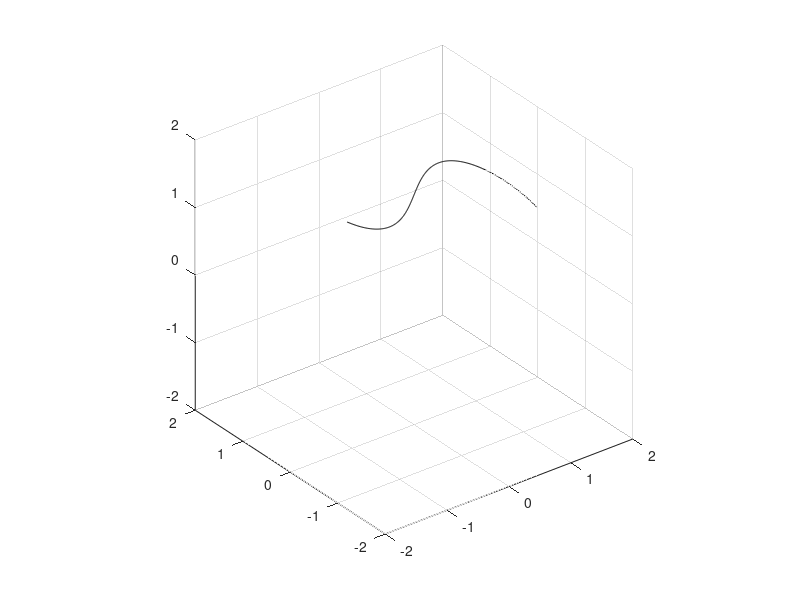

The MATLAB script that drew this image: (Note: this script raises an error after producing the figure.)
clear;
clc;
load('Simulation.mat', "pos", "phi_val", "theta_val", "psi_val",...
    "phi_ref", "theta_ref", "psi_ref", "Xr", "Yr", "Zr", "l");
x = pos(:,1);
y = pos(:,2);
z = pos(:,3);
phi = phi_val;
theta = theta_val;
psi = psi_val;

xmax = 0;
xmin = 0;  
ymax = 0; 
ymin = 0;
zmax = 0;
zmin = 0;

plot3(Xr, Yr, Zr, 'k');
hold on
zoom_factor = 2;
for i = 1:1:length(phi)
    
    if(x(i)>=xmax)
        xmax = x(i);
    end
    if(x(i)<=xmin)
        xmin = x(i);
    end
    
    if(y(i)>=ymax)
        ymax = y(i);
    end
    if(y(i)<=ymin)
        ymin = y(i);
    end

    if(z(i)>=zmax)
        zmax = z(i);
    end
    if(z(i)<=zmin)
        zmin = z(i);
    end

    limitmin = min(xmin,ymin); limitmax = max(xmax,ymax);
    xlim([limitmin-zoom_factor,limitmax+zoom_factor]);
    ylim([limitmin-zoom_factor,limitmax+zoom_factor]);
    zlim([zmin-zoom_factor,zmax+zoom_factor]);
    grid on;
    axis equal;
    R_mat = rot(phi(i), theta(i), psi(i));
    pt1 = R_mat*[-l,0,0]';
    pt2 = R_mat*[0,-l,0]'; 

    if i ~= 1
        delete(h1);
        delete(h2);
        plot3([x(i-1),x(i)],[y(i-1),y(i)],[z(i-1),z(i)],"LineWidth",2, "Color", "g")
    else
        plot3(x(i),y(i),z(i),"LineWidth",2, "Color", "g")
    end    
    hold on;
    h1 = plot3([x(i)+pt1(1),x(i)-pt1(1)],...
               [y(i)+pt1(2),y(i)-pt1(2)],...
               [z(i)+pt1(3),z(i)-pt1(3)], ...
               "LineWidth",3,"Color","r");
    
    hold on;
    h2 = plot3([x(i)+pt2(1),x(i)-pt2(1)], ...
               [y(i)+pt2(2),y(i)-pt2(2)],...
               [z(i)+pt2(3),z(i)-pt2(3)], ...
               "LineWidth",3,"Color","b");

    hold on;
    pause(0.05)
end